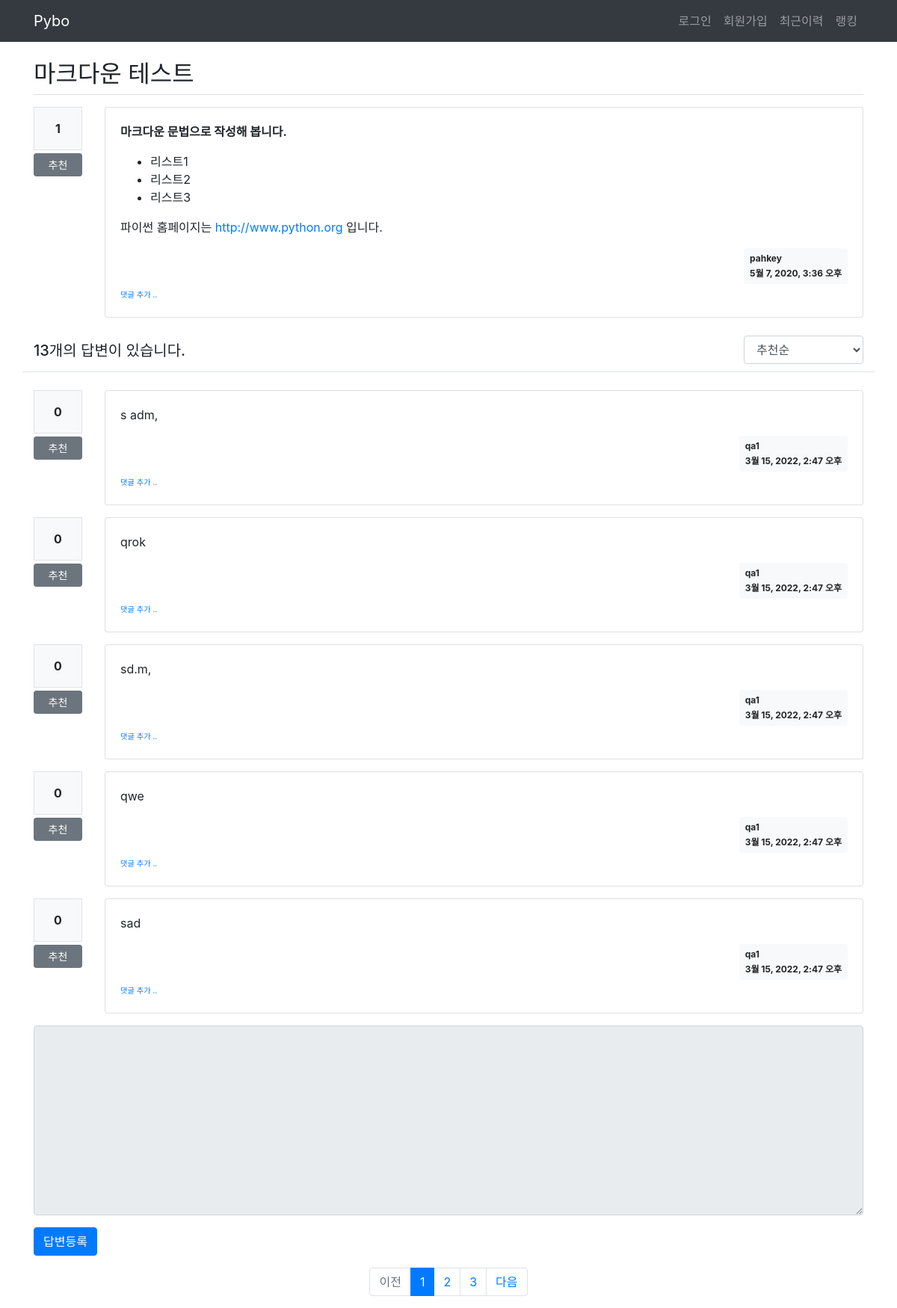
The page /pybo/15/ on the database as committed earlier.
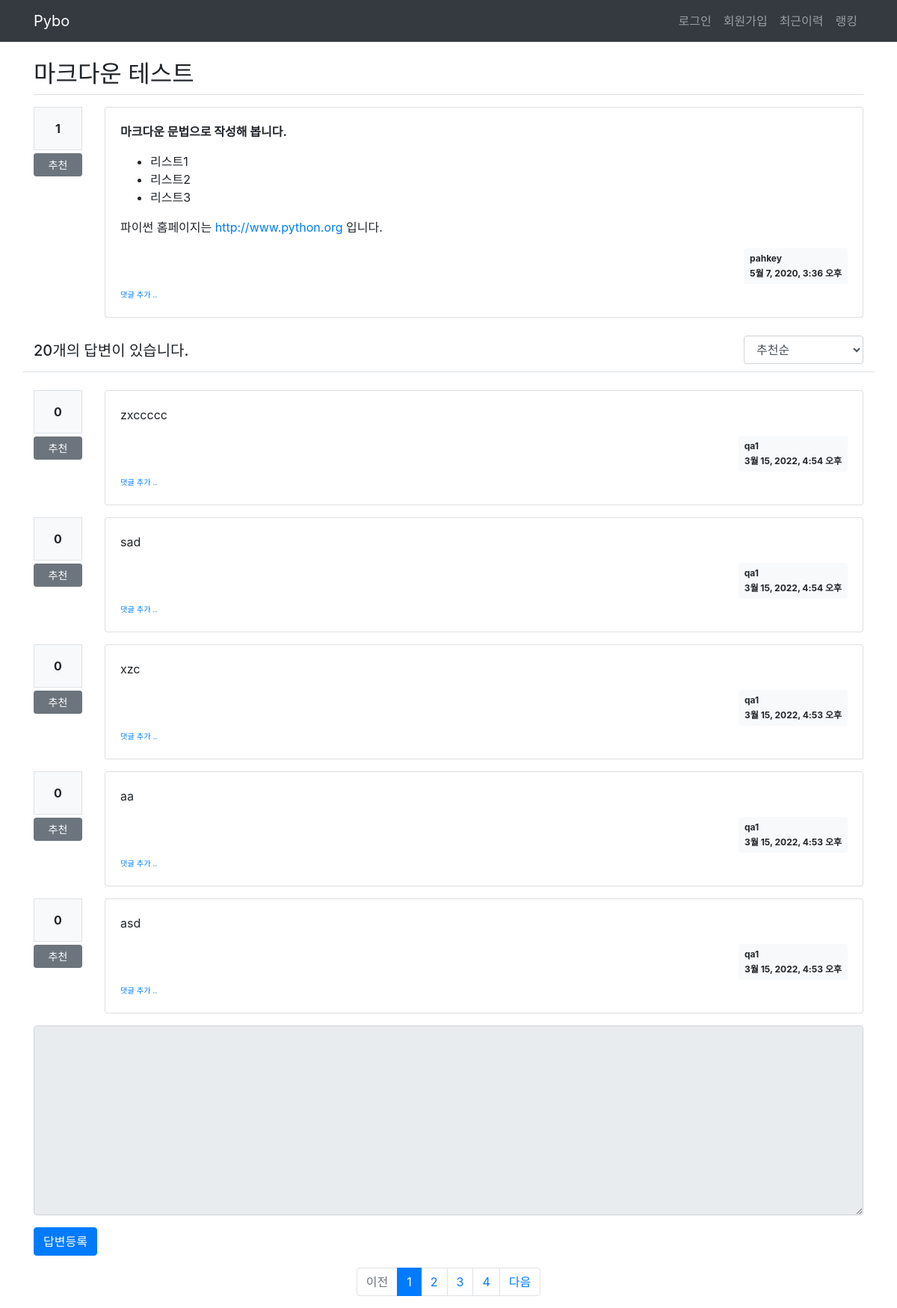
The same page on the database as committed later.
### pybo/models.py (models this page shows)
class Question(models.Model):
    author = models.ForeignKey(User, on_delete=models.CASCADE, related_name='author_question')
    subject = models.CharField(max_length=200)
    content = models.TextField()
    create_date = models.DateTimeField()
    modify_date = models.DateTimeField(null=True, blank=True)
    voter = models.ManyToManyField(User, related_name='voter_question')

class Answer(models.Model):
    author = models.ForeignKey(User, on_delete=models.CASCADE, related_name='author_answer')
    question = models.ForeignKey(Question, on_delete=models.CASCADE)
    content = models.TextField()
    create_date = models.DateTimeField()
    modify_date = models.DateTimeField(null=True, blank=True)
    voter = models.ManyToManyField(User, related_name='voter_answer')

### pybo/views/base_views.py (the view)
# urls.py: path('<int:question_id>/', base_views.detail, name='detail'),
def detail(request, question_id):
    question = get_object_or_404(Question, pk=question_id)
    page = request.GET.get('page', '1')
    so = request.GET.get('so', 'recommend')
    if so == 'recommend':
        answer_list = Answer.objects.filter(question=question).annotate(num_voter=Count('voter')).order_by('-num_voter', '-create_date')
    else:
        answer_list = Answer.objects.filter(question=question).order_by('-create_date')
    paginator = Paginator(answer_list, 5)
    page_obj = paginator.get_page(page)
    context = {'question': question, 'answer_list': page_obj, 'page': page, 'so': so}
    return render(request, 'pybo/question_detail.html', context)

### pybo/templatetags/pybo_filter.py (called while the page is built)
@register.filter()
def mark(value):
    extensions = ["nl2br", "fenced_code"]
    return mark_safe(markdown.markdown(value, extensions=extensions))

### templates/pybo/question_detail.html (shortened to what this page needs)
{% extends 'base.html' %}
{% load pybo_filter %}
{% block content %}
<div class="container my-3">
    <h2 class="border-bottom py-2">{{ question.subject }}</h2>
    <div class="row my-3">
        <div class="col-1">
            <div class="bg-light text-center p-3 border font-weight-bolder mb-1">{{question.voter.count}}</div>
            <a href="#" data-uri="{% url 'pybo:vote_question' question.id  %}"
               class="recommend btn btn-sm btn-secondary btn-block my-1">추천</a>
        </div>
        <div class="col-11">
            <div class="card">
                <div class="card-body">
                    <div class="card-text">{{ question.content|mark }}</div>
                    <div class="d-flex justify-content-end">
                        <div class="badge badge-light p-2 text-left">
                            <div class="mb-2">{{ question.author.username }}</div>
                            <div>{{ question.create_date }}</div>
                        </div>
                    </div>
                    <div>
                        <a href="{% url 'pybo:comment_create_question' question.id  %}"
                           class="small"><small>댓글 추가 ..</small></a>
                    </div>
                </div>
            </div>
        </div>
    </div>
    <div class="row justify-content-between border-bottom my-4">
        <div class="col-4 py-2">
            <h5>{{ question.answer_set.count}}개의 답변이 있습니다.</h5>
        </div>
        <div class="col-2">
            <select class="form-control so">
                <option value="recommend" {% if so == 'recommend' %}selected{% endif %}> 추천순 </option>
            </select>
        </div>
    </div>
    {% for answer in answer_list %}
    <div class="row my-3">
        <div class="col-1">
            <div class="bg-light text-center p-3 border font-weight-bolder mb-1">{{answer.voter.count}}</div>
            <a href="#" data-uri="{% url 'pybo:vote_answer' answer.id  %}"
                class="recommend btn btn-sm btn-secondary btn-block my-1">추천</a>
        </div>
        <div class="col-11">
            <div class="card">
                <div class="card-body">
                    <div class="card-text">{{ answer.content|mark }}</div>
                    <div class="d-flex justify-content-end">
                        <div class="badge badge-light p-2 text-left">
                            <div class="mb-2">{{ answer.author.username }}</div>
                            <div>{{ answer.create_date }}</div>
                        </div>
                    </div>
                    <div>
                        <a href="{% url 'pybo:comment_create_answer' answer.id  %}"
                           class="small"><small>댓글 추가 ..</small></a>
                    </div>
                </div>
            </div>
        </div>
    </div>
    {% endfor %}
    <form action="{% url 'pybo:answer_create' question.id %}" method="post" class="my-3">
        <div class="form-group">
            <textarea {% if not user.is_authenticated %}disabled{% endif %}
              name="content" id="content" class="form-control" rows="10"></textarea>
        </div>
        <input type="submit" value="답변등록" class="btn btn-primary">
    </form>
</div>
    <ul class="pagination justify-content-center">
        {% if answer_list.has_previous %}
        <li class="page-item">
            <a class="page-link" data-page="{{ answer_list.previous_page_number }}" href="#">이전</a>
        </li>
        {% else %}
        <li class="page-item disabled">
            <a class="page-link" tabindex="-1" aria-disabled="true" href="#">이전</a>
        </li>
        {% endif %}
        {% for page_number in answer_list.paginator.page_range %}
            {% if page_number >= answer_list.number|add:-5 and page_number <= answer_list.number|add:5 %}
                {% if page_number == answer_list.number %}
                <li class="page-item active" aria-current="page">
                    <a class="page-link" data-page="{{ page_number }}" href="#">{{ page_number }}</a>
                </li>
                {% else %}
                <li class="page-item">
                    <a class="page-link" data-page="{{ page_number }}" href="#">{{ page_number }}</a>
                </li>
                {% endif %}
            {% endif %}
        {% endfor %}
        {% if answer_list.has_next %}
        <li class="page-item">
            <a class="page-link" data-page="{{ answer_list.next_page_number }}" href="#">다음</a>
        </li>
        {% else %}
        <li class="page-item disabled">
            <a class="page-link" tabindex="-1" aria-disabled="true" href="#">다음</a>
        </li>
        {% endif %}
    </ul>
{% endblock %}

### templates/base.html (shortened to what this page needs)
{% load static %}
<!doctype html>
<html lang="ko">
<head>
    <link rel="stylesheet" type="text/css" href="{% static 'bootstrap.min.css' %}">
    <link rel="stylesheet" type="text/css" href="{% static 'style.css' %}">
    <link href="https://cdnjs.cloudflare.com/ajax/libs/font-awesome/6.1.1/css/all.min.css" rel="stylesheet">
</head>
<body>
{% include "navbar.html" %}
{% block content %}
{% endblock %}
</body>
</html>

### templates/navbar.html (shortened to what this page needs)
<nav class="navbar navbar-expand-lg navbar-dark bg-dark ">
    <div class="container">
        <a class="navbar-brand" href="{% url 'pybo:index' %}">Pybo</a>
        <div class="collapse navbar-collapse flex-grow-0" id="navbarNav">
            <ul class="navbar-nav ml-auto">
                <li class="nav-item">
                    {% if user.is_authenticated %}
                    <a class="nav-link" href="{% url 'common:logout' %}">{{ user.username }} (로그아웃)</a>
                    {% else %}
                    <a class="nav-link" href="{% url 'common:login' %}">로그인</a>
                    {% endif %}
                </li>
                <li class="nav-item">
                    <a class="nav-link" href="#">회원가입</a>
                </li>
                <li class="nav-item">
                    <a class="nav-link" href="#">최근이력</a>
                </li>
                <li class="nav-item">
                    <a class="nav-link" href="#">랭킹</a>
                </li>
            </ul>
        </div>
    </div>
</nav>

Rows that differ between the two databases and show on the page:
no longer on this page (row unchanged): Answer: voter.count "0", content|mark "s adm,", author.username "qa1", create_date "3월 15, 2022, 2:47 오후"
no longer on this page (row unchanged): Answer: voter.count "0", content|mark "qrok", author.username "qa1", create_date "3월 15, 2022, 2:47 오후"
no longer on this page (row unchanged): Answer: voter.count "0", content|mark "sd.m,", author.username "qa1", create_date "3월 15, 2022, 2:47 오후"
no longer on this page (row unchanged): Answer: voter.count "0", content|mark "qwe", author.username "qa1", create_date "3월 15, 2022, 2:47 오후"
no longer on this page (row unchanged): Answer: voter.count "0", content|mark "sad", author.username "qa1", create_date "3월 15, 2022, 2:47 오후"
computed for Question "마크다운 테스트": answer_set.count "13" → "20"
added Answer: voter.count "0", content|mark "zxccccc", author.username "qa1", create_date "3월 15, 2022, 4:54 오후"
added Answer: voter.count "0", content|mark "sad", author.username "qa1", create_date "3월 15, 2022, 4:54 오후"
added Answer: voter.count "0", content|mark "xzc", author.username "qa1", create_date "3월 15, 2022, 4:53 오후"
added Answer: voter.count "0", content|mark "aa", author.username "qa1", create_date "3월 15, 2022, 4:53 오후"
added Answer: voter.count "0", content|mark "asd", author.username "qa1", create_date "3월 15, 2022, 4:53 오후"
Other text that changed with them:
new list line: "4"
